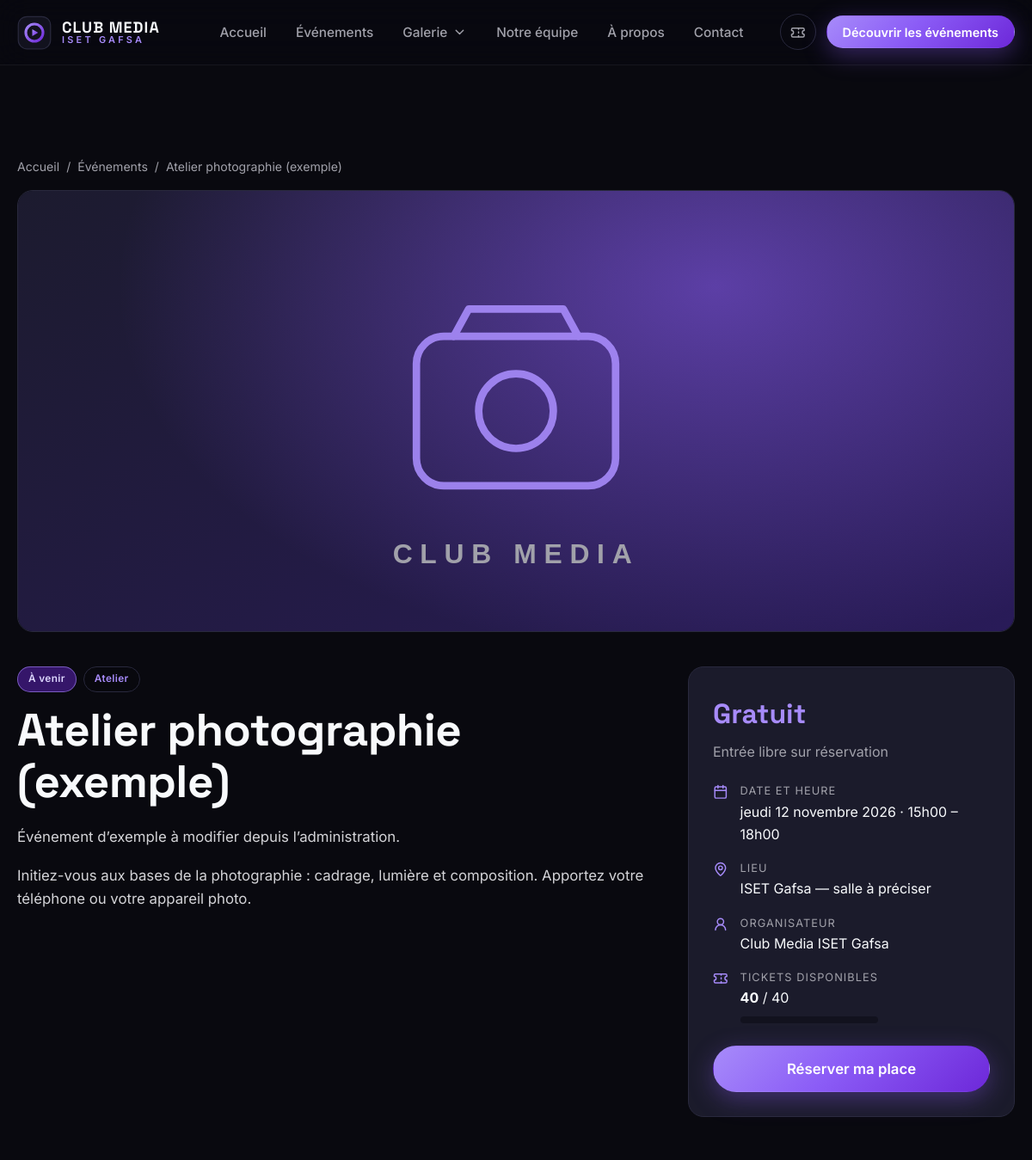
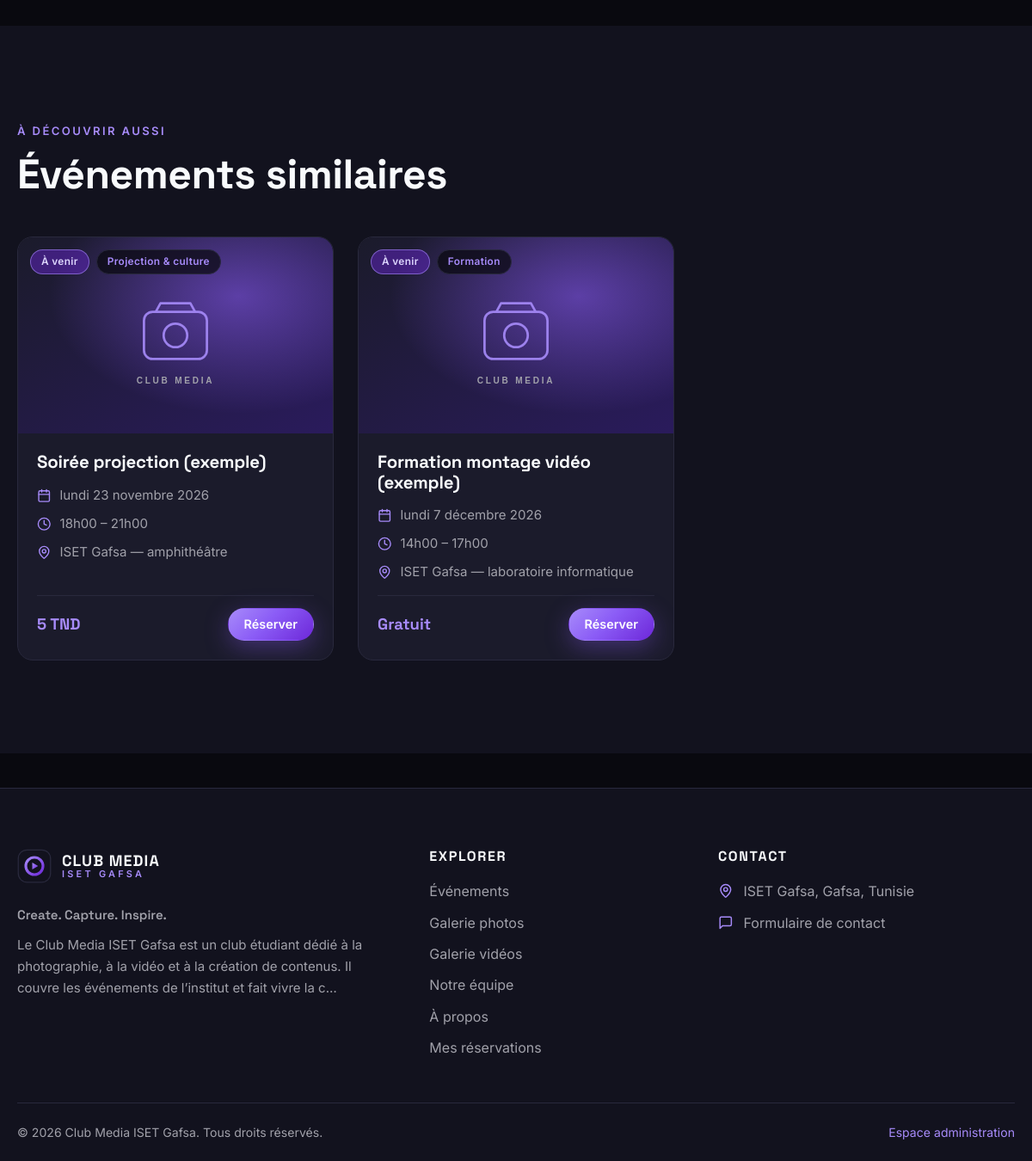
The app's page /event.php?id=1 with its own data (2 pictures, top to bottom).
### tables this page shows
CREATE TABLE IF NOT EXISTS `events` (
  `id`              INT UNSIGNED NOT NULL AUTO_INCREMENT,
  `category_id`     INT UNSIGNED NULL,
  `title`           VARCHAR(180) NOT NULL,
  `description`     TEXT         NOT NULL,
  `cover_image`     VARCHAR(80)  NULL,
  `start_date`      DATE         NOT NULL,
  `start_time`      TIME         NOT NULL,
  `end_date`        DATE         NOT NULL,
  `end_time`        TIME         NOT NULL,
  `location`        VARCHAR(180) NOT NULL,
  `organizer`       VARCHAR(120) NOT NULL DEFAULT 'Club Media ISET Gafsa',
  `ticket_type`     ENUM('free','paid') NOT NULL DEFAULT 'free',
  `ticket_price`    DECIMAL(10,3) NOT NULL DEFAULT 0.000,
  `capacity`        INT UNSIGNED NOT NULL DEFAULT 0,
  `available_seats` INT UNSIGNED NOT NULL DEFAULT 0,
  `status`          ENUM('upcoming','ongoing','finished','cancelled') NOT NULL DEFAULT 'upcoming',
  `is_published`    TINYINT(1)   NOT NULL DEFAULT 1,
  `published_at`    DATETIME     NULL,
  `created_at`      TIMESTAMP    NOT NULL DEFAULT CURRENT_TIMESTAMP,
  `updated_at`      TIMESTAMP    NOT NULL DEFAULT CURRENT_TIMESTAMP ON UPDATE CURRENT_TIMESTAMP,
  PRIMARY KEY (`id`),
  KEY `idx_events_category` (`category_id`),
  KEY `idx_events_status` (`status`),
  KEY `idx_events_published_start` (`is_published`, `start_date`, `start_time`),
  CONSTRAINT `fk_events_category` FOREIGN KEY (`category_id`) REFERENCES `event_categories` (`id`) ON DELETE SET NULL ON UPDATE CASCADE
);

CREATE TABLE IF NOT EXISTS `event_categories` (
  `id`         INT UNSIGNED NOT NULL AUTO_INCREMENT,
  `name`       VARCHAR(80)  NOT NULL,
  `slug`       VARCHAR(100) NOT NULL,
  `created_at` TIMESTAMP    NOT NULL DEFAULT CURRENT_TIMESTAMP,
  PRIMARY KEY (`id`),
  UNIQUE KEY `uq_categories_slug` (`slug`),
  UNIQUE KEY `uq_categories_name` (`name`)
);

### config/database.php (called while the page is built, shortened)
<?php
function db(): PDO
{
    static $pdo = null;
    if ($pdo instanceof PDO) {
        return $pdo;
    }
    $dsn = sprintf('mysql:host=%s;port=%d;dbname=%s;charset=%s', DB_HOST, DB_PORT, DB_NAME, DB_CHARSET);
    $pdo = new PDO($dsn, DB_USER, DB_PASS, [
        PDO::ATTR_ERRMODE            => PDO::ERRMODE_EXCEPTION,
        PDO::ATTR_DEFAULT_FETCH_MODE => PDO::FETCH_ASSOC,
        PDO::ATTR_EMULATE_PREPARES   => false,
        PDO::ATTR_STRINGIFY_FETCHES  => false,
    ]);
    $pdo->exec("SET time_zone = '+01:00'");
    return $pdo;
}

### event.php (the view, shortened to what this page needs)
<?php
$id = (int) get('id', '0');
$ev = $id > 0 ? fetch_event($id) : null;
$pdo = db();
$sim = $pdo->prepare(
    "SELECT e.*, c.name AS category_name FROM events e LEFT JOIN event_categories c ON c.id = e.category_id
     WHERE e.is_published = 1 AND e.id <> ? AND e.status <> 'cancelled'
     ORDER BY (e.category_id <=> ?) DESC, (e.status IN ('upcoming','ongoing')) DESC, ABS(DATEDIFF(e.start_date, ?)) ASC LIMIT 3"
);
$sim->execute([$id, $ev['category_id'], $ev['start_date']]);
$similar = $sim->fetchAll();
$bookable = event_is_bookable($ev);
$isPaid   = $ev['ticket_type'] === 'paid' && (float) $ev['ticket_price'] > 0;
$taken    = max(0, (int) $ev['capacity'] - (int) $ev['available_seats']);
$pct      = (int) $ev['capacity'] > 0 ? min(100, (int) round($taken * 100 / (int) $ev['capacity'])) : 0;
require __DIR__ . '/includes/header.php';
?>
<div class="event-hero">
    <div class="container">
        <nav class="breadcrumb" aria-label="Fil d'Ariane" style="justify-content:flex-start"><a href="<?= e(url('index.php')) ?>">Accueil</a><span aria-hidden="true">/</span><a href="<?= e(url('events.php')) ?>">Événements</a><span aria-hidden="true">/</span><span><?= e(truncate($ev['title'], 40)) ?></span></nav>
        <img class="event-hero__img" src="<?= e(event_cover_url($ev)) ?>" alt="Affiche de l'événement <?= e($ev['title']) ?>" width="1200" height="514">
    </div>
</div>
<div class="container event-layout">
    <article>
        <div style="display:flex;gap:8px;flex-wrap:wrap">
            <?= render_status_badge($ev['status']) ?>
            <?php if (!empty($ev['category_name'])): ?><span class="badge badge--category"><?= e($ev['category_name']) ?></span><?php endif; ?>
        </div>
        <h1><?= e($ev['title']) ?></h1>
        <div class="prose"><?= paragraphs($ev['description']) ?></div>
    </article>
    <aside>
        <div class="card side-card">
            <span class="price"><?= e(event_price_label($ev)) ?></span>
            <span class="muted"><?= $isPaid ? 'par ticket' : 'Entrée libre sur réservation' ?></span>
            <ul class="info-list">
                <li><i data-lucide="calendar" aria-hidden="true"></i><div><small>Date et heure</small><?= e(event_when_label($ev)) ?></div></li>
                <li><i data-lucide="map-pin" aria-hidden="true"></i><div><small>Lieu</small><?= e($ev['location']) ?></div></li>
                <li><i data-lucide="user-round" aria-hidden="true"></i><div><small>Organisateur</small><?= e($ev['organizer']) ?></div></li>
                <li><i data-lucide="ticket" aria-hidden="true"></i><div><small>Tickets disponibles</small>
                    <strong><?= (int) $ev['available_seats'] ?></strong> / <?= (int) $ev['capacity'] ?>
                    <div class="seats-bar" role="img" aria-label="<?= $pct ?> % des places réservées"><span style="width:<?= $pct ?>%"></span></div>
                </div></li>
            </ul>
            <?php if ($bookable): ?>
                <a class="btn btn-primary btn-lg btn-block" href="<?= e(url('reserve.php?event=' . $id)) ?>">Réserver ma place</a>
            <?php else: ?>
                <span class="btn btn-disabled btn-lg btn-block" aria-disabled="true">
                    <?= $ev['status'] === 'cancelled' ? 'Événement annulé' : ($ev['status'] === 'finished' ? 'Événement terminé' : 'Complet') ?>
                </span>
            <?php endif; ?>
        </div>
    </aside>
</div>
<?php if ($similar): ?>
<section class="section section--alt">
    <div class="container">
        <div class="section-head"><span class="eyebrow">À découvrir aussi</span><h2>Événements similaires</h2></div>
        <div class="grid grid-3">
            <?php foreach ($similar as $i => $s): ?><?= render_event_card($s, $i) ?><?php endforeach; ?>
        </div>
    </div>
</section>
<?php endif; ?>
<?php require __DIR__ . '/includes/footer.php'; ?>

### includes/functions.php (shortened to what this page needs)
<?php
function e(?string $value): string
{
    return htmlspecialchars((string) $value, ENT_QUOTES | ENT_SUBSTITUTE, 'UTF-8');
}
function url(string $path = ''): string
{
    return BASE_PATH . '/' . ltrim($path, '/');
}
function asset(string $path): string
{
    return url('assets/' . ltrim($path, '/'));
}
function get(string $key, string $default = ''): string
{
    $v = $_GET[$key] ?? $default;
    return is_string($v) ? trim($v) : $default;
}
function fr_date(string $date, bool $short = false): string
{
    $ts = strtotime($date);
    $days   = ['dimanche', 'lundi', 'mardi', 'mercredi', 'jeudi', 'vendredi', 'samedi'];
    $months = ['janvier', 'février', 'mars', 'avril', 'mai', 'juin', 'juillet', 'août', 'septembre', 'octobre', 'novembre', 'décembre'];
    $d = (int) date('j', $ts);
    $m = $months[(int) date('n', $ts) - 1];
    $y = date('Y', $ts);
    return $days[(int) date('w', $ts)] . ' ' . ($d === 1 ? '1er' : (string) $d) . ' ' . $m . ' ' . $y;
}
function fr_time(string $time): string
{
    return str_replace(':', 'h', substr($time, 0, 5));
}
function format_money($amount): string
{
    $s = number_format((float) $amount, 3, ',', ' ');
    $s = rtrim(rtrim($s, '0'), ',');
    return $s . ' TND';
}
function truncate(string $text, int $len = 140): string
{
    $text = trim(preg_replace('/\s+/u', ' ', strip_tags($text)) ?? '');
    if (mb_strlen($text) <= $len) {
        return $text;
    }
    return rtrim(mb_substr($text, 0, $len - 1)) . '…';
}
function paragraphs(string $text): string
{
    $parts = preg_split('/\R{2,}/', trim($text)) ?: [];
    $out   = '';
    foreach ($parts as $p) {
        if (trim($p) !== '') {
            $out .= '<p>' . nl2br(e(trim($p)), false) . '</p>';
        }
    }
    return $out;
}
function event_status_label(string $status): string
{
    return EVENT_STATUSES[$status] ?? $status;
}
function event_cover_url(array $ev): string
{
    return asset('images/event-placeholder.svg');
}
function event_price_label(array $ev): string
{
    if (($ev['ticket_type'] ?? 'free') === 'free' || (float) ($ev['ticket_price'] ?? 0) <= 0) {
        return 'Gratuit';
    }
    return format_money($ev['ticket_price']);
}
function event_is_bookable(array $ev): bool
{
    return !empty($ev['is_published'])
        && in_array($ev['status'], ['upcoming', 'ongoing'], true)
        && (int) $ev['available_seats'] > 0;
}
function event_when_label(array $ev): string
{
    if ($ev['start_date'] === $ev['end_date']) {
        return fr_date($ev['start_date']) . ' · ' . fr_time($ev['start_time']) . ' – ' . fr_time($ev['end_time']);
    }
    return 'Du ' . fr_date($ev['start_date']) . ' (' . fr_time($ev['start_time']) . ') au '
        . fr_date($ev['end_date']) . ' (' . fr_time($ev['end_time']) . ')';
}
function render_status_badge(string $status): string
{
    return '<span class="badge badge--' . e($status) . '">' . e(event_status_label($status)) . '</span>';
}
function render_event_card(array $ev, int $index = 0): string
{
    $id      = (int) $ev['id'];
    $detail  = url('event.php?id=' . $id);
    $bookable = event_is_bookable($ev);
    $delay   = ($index % 3) * 100;
    $btn = $bookable
        ? '<a class="btn btn-primary btn-sm" href="' . e(url('reserve.php?event=' . $id)) . '">Réserver</a>'
        : '<span class="btn btn-disabled btn-sm" aria-disabled="true">'
          . ($ev['status'] === 'cancelled' ? 'Annulé' : ($ev['status'] === 'finished' ? 'Terminé' : 'Complet')) . '</span>';
    $category = !empty($ev['category_name']) ? '<span class="badge badge--category">' . e($ev['category_name']) . '</span>' : '';
    $left     = ($ev['status'] === 'upcoming' || $ev['status'] === 'ongoing') && (int) $ev['available_seats'] > 0 && (int) $ev['available_seats'] <= 10
        ? '<span class="event-card__hint">Plus que ' . (int) $ev['available_seats'] . ' place(s)</span>' : '';
    return '<article class="event-card card" data-aos="fade-up" data-aos-delay="' . $delay . '">'
        . '<a class="event-card__media" href="' . e($detail) . '" tabindex="-1" aria-hidden="true">'
        . '<img src="' . e(event_cover_url($ev)) . '" alt="" loading="lazy" width="640" height="400">'
        . '<div class="event-card__badges">' . render_status_badge($ev['status']) . $category . '</div>'
        . '</a>'
        . '<div class="event-card__body">'
        . '<h3 class="event-card__title"><a href="' . e($detail) . '">' . e($ev['title']) . '</a></h3>'
        . '<ul class="meta-list">'
        . '<li><i data-lucide="calendar" aria-hidden="true"></i><span>' . e(fr_date($ev['start_date'])) . '</span></li>'
        . '<li><i data-lucide="clock" aria-hidden="true"></i><span>' . e(fr_time($ev['start_time'])) . ' – ' . e(fr_time($ev['end_time'])) . '</span></li>'
        . '<li><i data-lucide="map-pin" aria-hidden="true"></i><span>' . e($ev['location']) . '</span></li>'
        . '</ul>'
        . '<div class="event-card__foot">'
        . '<div><span class="price">' . e(event_price_label($ev)) . '</span>' . $left . '</div>'
        . $btn
        . '</div></div></article>';
}
function fetch_event(int $id, bool $publishedOnly = true): ?array
{
    $sql = 'SELECT e.*, c.name AS category_name FROM events e
            LEFT JOIN event_categories c ON c.id = e.category_id WHERE e.id = ?';
    if ($publishedOnly) {
        $sql .= ' AND e.is_published = 1';
    }
    $st = db()->prepare($sql);
    $st->execute([$id]);
    $row = $st->fetch();
    return $row ?: null;
}

### records on screen
events: title "Atelier photographie (exemple)", status "À venir", category.name "Atelier", description "Événement d’exemple à modifier depuis l’administration.", description "Initiez-vous aux bases de la photographie : cadrage, lumière et composition. Apportez votre téléphone ou votre appareil photo.", ticket_type "Gratuit", event_when_label($ev) "jeudi 12 novembre 2026 · 15h00 – 18h00", location "ISET Gafsa — salle à préciser", organizer "Club Media ISET Gafsa", available_seats "40", capacity "40"
events: status "À venir", category.name "Projection & culture", title "Soirée projection (exemple)", start_date "lundi 23 novembre 2026", start_time "18h00", end_time "21h00", location "ISET Gafsa — amphithéâtre", ticket_price "5 TND"
events: status "À venir", category.name "Formation", title "Formation montage vidéo (exemple)", start_date "lundi 7 décembre 2026", start_time "14h00", end_time "17h00", location "ISET Gafsa — laboratoire informatique", ticket_type "Gratuit"

### other values on screen
$label "Accueil"
$label "Événements"
$label "Galerie"
$label "Notre équipe"
$label "À propos"
$label "Contact"
setting('tagline', 'Create. Capture. Inspire.') "Create. Capture. Inspire."
truncate(setting('club_description'), 170) "Le Club Media ISET Gafsa est un club étudiant dédié à la photographie, à la vidéo et à la création de contenus. Il couvre les événements de l’institut et fait vivre la c…"
$address "ISET Gafsa, Gafsa, Tunisie"
$siteName "Club Media ISET Gafsa"
